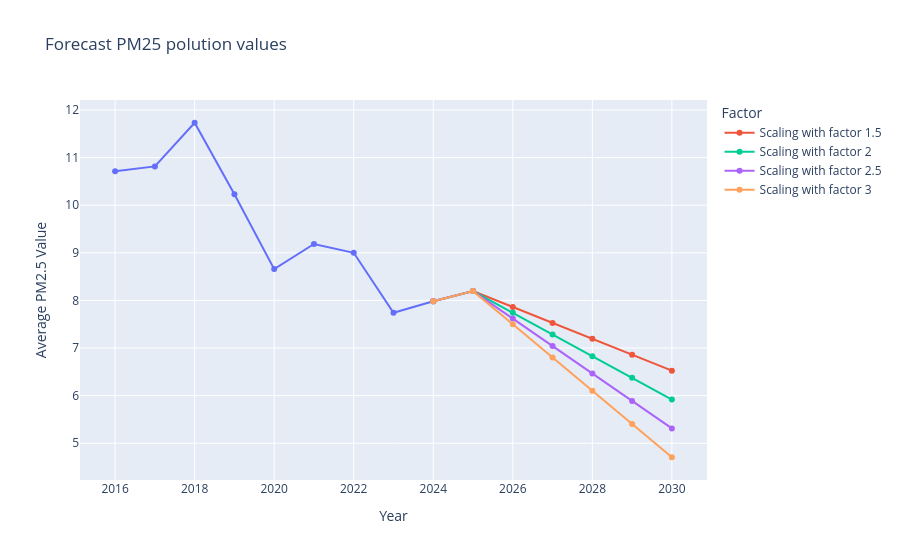

Write notebook code for a chart like this one.
### Code cell
#https://www.geeksforgeeks.org/python/numpy-linspace/
area=dfPM10sumareatot['area_km2'].iloc[-1]
lastyear=dfPM10sumareatot['Year'].iloc[-1]
lastvalueyear=dfPM25meanraw['Average PM2.5 Value'].iloc[-1]
factor=[1.5,2,2.5,3]
fig = px.line(dfPM25meanraw, x="Year", y="Average PM2.5 Value", markers=True, title="Forecast PM25 polution values")
for factors in factor:
    areapred=np.linspace(area, area*factors,6).reshape(-1, 1)
    futurepred=np.arange(lastyear, lastyear+6).reshape(-1, 1)
    xpred=np.concatenate((areapred, futurepred),axis=1)
    ypred25=modelpm25.predict(xpred)
    print(ypred25)
    xyear=np.arange(lastyear,lastyear+7) #take the last year of the actual values and add 6 years so that we can do the predictions from 2025 until 2030
    fig.add_trace(go.Scatter(x=xyear, y=np.insert(ypred25,0,lastvalueyear), mode= 'lines+markers', name=f'Scaling with factor {factors}'))
    
fig.update_layout(legend_title_text = "Factor")
fig.show()

### Figure 1 — Plotly figure (JSON) as saved in the notebook; plotly's stock layout.template omitted (floating-point values rounded to 4 significant figures)
{"data": [{"hovertemplate": "Year=%{x}<br>Average PM2.5 Value=%{y}<extra></extra>", "legendgroup": "", "line": {"color": "#636efa", "dash": "solid"}, "marker": {"symbol": "circle"}, "mode": "lines+markers", "name": "", "orientation": "v", "showlegend": false, "type": "scatter", "x": [2016, 2017, 2018, 2019, 2020, 2021, 2022, 2023, 2024], "xaxis": "x", "y": [10.71, 10.81, 11.73, 10.23, 8.657, 9.185, 9, 7.741, 7.983], "yaxis": "y"}, {"mode": "lines+markers", "name": "Scaling with factor 1.5", "type": "scatter", "x": [2024, 2025, 2026, 2027, 2028, 2029, 2030], "y": [7.983, 8.195, 7.861, 7.527, 7.193, 6.859, 6.525]}, {"mode": "lines+markers", "name": "Scaling with factor 2", "type": "scatter", "x": [2024, 2025, 2026, 2027, 2028, 2029, 2030], "y": [7.983, 8.195, 7.74, 7.285, 6.829, 6.374, 5.918]}, {"mode": "lines+markers", "name": "Scaling with factor 2.5", "type": "scatter", "x": [2024, 2025, 2026, 2027, 2028, 2029, 2030], "y": [7.983, 8.195, 7.619, 7.042, 6.466, 5.889, 5.312]}, {"mode": "lines+markers", "name": "Scaling with factor 3", "type": "scatter", "x": [2024, 2025, 2026, 2027, 2028, 2029, 2030], "y": [7.983, 8.195, 7.498, 6.8, 6.102, 5.404, 4.706]}], "layout": {"legend": {"title": {"text": "Factor"}, "tracegroupgap": 0}, "title": {"text": "Forecast PM25 polution values"}, "xaxis": {"anchor": "y", "domain": [0, 1], "title": {"text": "Year"}}, "yaxis": {"anchor": "x", "domain": [0, 1], "title": {"text": "Average PM2.5 Value"}}}}
